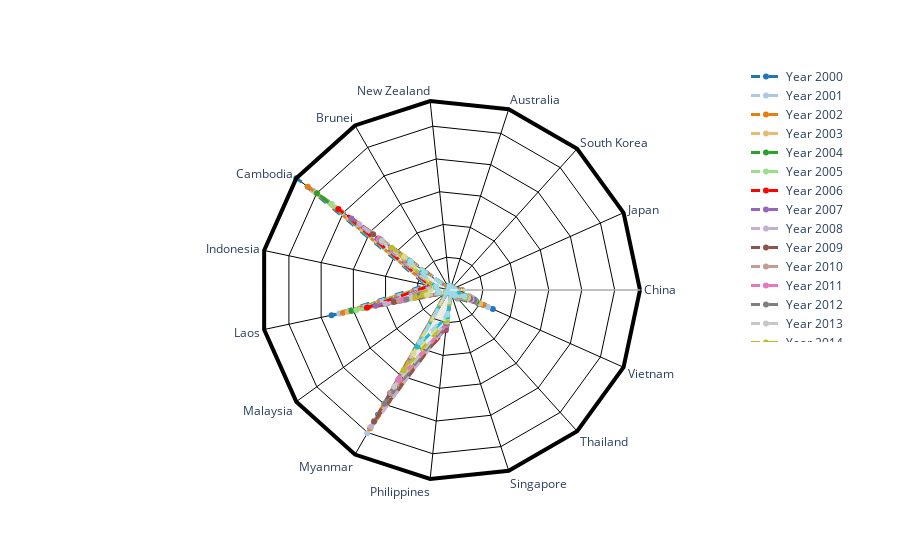

Notebook code cell kept with this figure:
### Code cell
radar_chart(df_CPP, "CPI")

### Figure 1 — Plotly figure (JSON) as saved in the notebook; plotly's stock layout.template omitted (floating-point values rounded to 4 significant figures)
{"data": [{"fill": "toself", "fillcolor": "rgba(0.12156862745098039, 0.4666666666666667, 0.7058823529411765, 0.01)", "line": {"color": "rgba(0.12156862745098039, 0.4666666666666667, 0.7058823529411765, 1.0)", "dash": "dash", "width": 3}, "name": "Year 2000", "r": [3.591, 0.9395, 0.9911, 0.5054, 1.113, 0.6762, 57.69, 7.417, 36.76, 1.708, 43.69, 10.04, 0.7684, 3.436, 14.24, 3.591], "theta": ["China", "Japan", "South Korea", "Australia", "New Zealand", "Brunei", "Cambodia", "Indonesia", "Laos", "Malaysia", "Myanmar", "Philippines", "Singapore", "Thailand", "Vietnam", "China"], "type": "scatterpolar"}, {"fill": "toself", "fillcolor": "rgba(0.6823529411764706, 0.7803921568627451, 0.9098039215686274, 0.01)", "line": {"color": "rgba(0.6823529411764706, 0.7803921568627451, 0.9098039215686274, 1.0)", "dash": "dash", "width": 3}, "name": "Year 2001", "r": [3.534, 0.9518, 0.9911, 0.5001, 1.056, 0.7219, 51.41, 6.718, 34.36, 1.637, 50.25, 10.56, 0.7684, 3.244, 12.63, 3.534], "theta": ["China", "Japan", "South Korea", "Australia", "New Zealand", "Brunei", "Cambodia", "Indonesia", "Laos", "Malaysia", "Myanmar", "Philippines", "Singapore", "Thailand", "Vietnam", "China"], "type": "scatterpolar"}, {"fill": "toself", "fillcolor": "rgba(0.9, 0.498, 0.054, 0.01)", "line": {"color": "rgba(0.9, 0.498, 0.054, 1.0)", "dash": "dash", "width": 3}, "name": "Year 2002", "r": [3.221, 0.9313, 0.9647, 0.4992, 1.066, 0.7597, 53.39, 6.592, 33.22, 1.655, 48.51, 10.8, 0.8108, 3.109, 11.08, 3.221], "theta": ["China", "Japan", "South Korea", "Australia", "New Zealand", "Brunei", "Cambodia", "Indonesia", "Laos", "Malaysia", "Myanmar", "Philippines", "Singapore", "Thailand", "Vietnam", "China"], "type": "scatterpolar"}, {"fill": "toself", "fillcolor": "rgba(0.9, 0.733, 0.47, 0.01)", "line": {"color": "rgba(0.9, 0.733, 0.47, 1.0)", "dash": "dash", "width": 3}, "name": "Year 2003", "r": [2.751, 0.9266, 0.9726, 0.4946, 1.03, 0.7366, 50.36, 6.484, 31.75, 1.463, 45.87, 11.03, 1.238, 2.959, 10.04, 2.751], "theta": ["China", "Japan", "South Korea", "Australia", "New Zealand", "Brunei", "Cambodia", "Indonesia", "Laos", "Malaysia", "Myanmar", "Philippines", "Singapore", "Thailand", "Vietnam", "China"], "type": "scatterpolar"}, {"fill": "toself", "fillcolor": "rgba(0.17254901960784313, 0.6274509803921569, 0.17254901960784313, 0.01)", "line": {"color": "rgba(0.17254901960784313, 0.6274509803921569, 0.17254901960784313, 1.0)", "dash": "dash", "width": 3}, "name": "Year 2004", "r": [2.405, 0.9311, 0.9441, 0.4834, 1.057, 0.6873, 49.92, 6.122, 30.58, 1.367, 36.48, 10.85, 1.368, 2.772, 8.814, 2.405], "theta": ["China", "Japan", "South Korea", "Australia", "New Zealand", "Brunei", "Cambodia", "Indonesia", "Laos", "Malaysia", "Myanmar", "Philippines", "Singapore", "Thailand", "Vietnam", "China"], "type": "scatterpolar"}, {"fill": "toself", "fillcolor": "rgba(0.596078431372549, 0.8745098039215686, 0.5411764705882353, 0.01)", "line": {"color": "rgba(0.596078431372549, 0.8745098039215686, 0.5411764705882353, 1.0)", "dash": "dash", "width": 3}, "name": "Year 2005", "r": [2.148, 0.9268, 0.9879, 0.4865, 1.025, 0.6988, 44.4, 6.141, 29.07, 1.317, 39.69, 10.98, 1.31, 2.717, 8.244, 2.148], "theta": ["China", "Japan", "South Korea", "Australia", "New Zealand", "Brunei", "Cambodia", "Indonesia", "Laos", "Malaysia", "Myanmar", "Philippines", "Singapore", "Thailand", "Vietnam", "China"], "type": "scatterpolar"}, {"fill": "toself", "fillcolor": "rgba(1.0, 0.596078431372549, 0.5882352941176471, 0.01)", "line": {"color": "rgba(1.0, 0.596078431372549, 0.5882352941176471, 1.0)", "dash": "dash", "width": 3}, "name": "Year 2006", "r": [1.955, 0.9444, 0.9782, 0.4871, 1.041, 0.7282, 41.89, 6.168, 25.77, 1.364, 36.13, 12.21, 1.333, 2.694, 7.951, 1.955], "theta": ["China", "Japan", "South Korea", "Australia", "New Zealand", "Brunei", "Cambodia", "Indonesia", "Laos", "Malaysia", "Myanmar", "Philippines", "Singapore", "Thailand", "Vietnam", "China"], "type": "scatterpolar"}, {"fill": "toself", "fillcolor": "rgba(0.5803921568627451, 0.403921568627451, 0.7411764705882353, 0.01)", "line": {"color": "rgba(0.5803921568627451, 0.403921568627451, 0.7411764705882353, 1.0)", "dash": "dash", "width": 3}, "name": "Year 2007", "r": [1.828, 0.919, 0.9261, 0.4868, 1.078, 0.4205, 36.99, 5.745, 23.09, 1.362, 36.32, 11.77, 1, 2.672, 7.906, 1.828], "theta": ["China", "Japan", "South Korea", "Australia", "New Zealand", "Brunei", "Cambodia", "Indonesia", "Laos", "Malaysia", "Myanmar", "Philippines", "Singapore", "Thailand", "Vietnam", "China"], "type": "scatterpolar"}, {"fill": "toself", "fillcolor": "rgba(0.7725490196078432, 0.6901960784313725, 0.8352941176470589, 0.01)", "line": {"color": "rgba(0.7725490196078432, 0.6901960784313725, 0.8352941176470589, 1.0)", "dash": "dash", "width": 3}, "name": "Year 2008", "r": [1.71, 0.972, 0.9061, 0.4908, 1.06, 0.3932, 34.02, 5.254, 20.04, 1.253, 47.98, 10.95, 1.233, 2.718, 7.091, 1.71], "theta": ["China", "Japan", "South Korea", "Australia", "New Zealand", "Brunei", "Cambodia", "Indonesia", "Laos", "Malaysia", "Myanmar", "Philippines", "Singapore", "Thailand", "Vietnam", "China"], "type": "scatterpolar"}, {"fill": "toself", "fillcolor": "rgba(0.5490196078431373, 0.33725490196078434, 0.29411764705882354, 0.01)", "line": {"color": "rgba(0.5490196078431373, 0.33725490196078434, 0.29411764705882354, 1.0)", "dash": "dash", "width": 3}, "name": "Year 2009", "r": [1.635, 1.03, 0.9074, 0.4964, 1.159, 0.4618, 28.83, 4.974, 17.42, 1.312, 46.14, 11.26, 0.7899, 2.561, 6.606, 1.635], "theta": ["China", "Japan", "South Korea", "Australia", "New Zealand", "Brunei", "Cambodia", "Indonesia", "Laos", "Malaysia", "Myanmar", "Philippines", "Singapore", "Thailand", "Vietnam", "China"], "type": "scatterpolar"}, {"fill": "toself", "fillcolor": "rgba(0.7686274509803922, 0.611764705882353, 0.5803921568627451, 0.01)", "line": {"color": "rgba(0.7686274509803922, 0.611764705882353, 0.5803921568627451, 1.0)", "dash": "dash", "width": 3}, "name": "Year 2010", "r": [1.501, 0.9863, 0.8158, 0.508, 1.164, 0.4493, 26.48, 5.265, 15.8, 1.214, 36.12, 10.56, 0.8205, 2.442, 6.021, 1.501], "theta": ["China", "Japan", "South Korea", "Australia", "New Zealand", "Brunei", "Cambodia", "Indonesia", "Laos", "Malaysia", "Myanmar", "Philippines", "Singapore", "Thailand", "Vietnam", "China"], "type": "scatterpolar"}, {"fill": "toself", "fillcolor": "rgba(0.8901960784313725, 0.4666666666666667, 0.7607843137254902, 0.01)", "line": {"color": "rgba(0.8901960784313725, 0.4666666666666667, 0.7607843137254902, 1.0)", "dash": "dash", "width": 3}, "name": "Year 2011", "r": [1.366, 0.9469, 0.7884, 0.5195, 1.2, 0.3843, 26.52, 4.495, 14.6, 1.228, 31.49, 10.64, 1.05, 2.479, 5.705, 1.366], "theta": ["China", "Japan", "South Korea", "Australia", "New Zealand", "Brunei", "Cambodia", "Indonesia", "Laos", "Malaysia", "Myanmar", "Philippines", "Singapore", "Thailand", "Vietnam", "China"], "type": "scatterpolar"}, {"fill": "toself", "fillcolor": "rgba(0.4980392156862745, 0.4980392156862745, 0.4980392156862745, 0.01)", "line": {"color": "rgba(0.4980392156862745, 0.4980392156862745, 0.4980392156862745, 1.0)", "dash": "dash", "width": 3}, "name": "Year 2012", "r": [1.339, 0.9164, 0.7994, 0.5244, 1.157, 0.3917, 25.77, 4.398, 13.51, 1.255, 39.84, 10.25, 1.002, 2.339, 6.171, 1.339], "theta": ["China", "Japan", "South Korea", "Australia", "New Zealand", "Brunei", "Cambodia", "Indonesia", "Laos", "Malaysia", "Myanmar", "Philippines", "Singapore", "Thailand", "Vietnam", "China"], "type": "scatterpolar"}, {"fill": "toself", "fillcolor": "rgba(0.7803921568627451, 0.7803921568627451, 0.7803921568627451, 0.01)", "line": {"color": "rgba(0.7803921568627451, 0.7803921568627451, 0.7803921568627451, 1.0)", "dash": "dash", "width": 3}, "name": "Year 2013", "r": [1.324, 0.9092, 0.7931, 0.5444, 1.193, 0.494, 25.59, 5.184, 11.82, 1.172, 33.9, 9.61, 0.9065, 2.235, 6.023, 1.324], "theta": ["China", "Japan", "South Korea", "Australia", "New Zealand", "Brunei", "Cambodia", "Indonesia", "Laos", "Malaysia", "Myanmar", "Philippines", "Singapore", "Thailand", "Vietnam", "China"], "type": "scatterpolar"}, {"fill": "toself", "fillcolor": "rgba(0.7372549019607844, 0.7411764705882353, 0.13333333333333333, 0.01)", "line": {"color": "rgba(0.7372549019607844, 0.7411764705882353, 0.13333333333333333, 1.0)", "dash": "dash", "width": 3}, "name": "Year 2014", "r": [1.328, 0.9442, 0.804, 0.5591, 1.195, 0.4278, 21.87, 5.147, 10.8, 1.154, 28.17, 9.183, 0.9098, 2.294, 5.342, 1.328], "theta": ["China", "Japan", "South Korea", "Australia", "New Zealand", "Brunei", "Cambodia", "Indonesia", "Laos", "Malaysia", "Myanmar", "Philippines", "Singapore", "Thailand", "Vietnam", "China"], "type": "scatterpolar"}, {"fill": "toself", "fillcolor": "rgba(0.8588235294117647, 0.8588235294117647, 0.5529411764705883, 0.01)", "line": {"color": "rgba(0.8588235294117647, 0.8588235294117647, 0.5529411764705883, 1.0)", "dash": "dash", "width": 3}, "name": "Year 2015", "r": [1.349, 0.974, 0.7955, 0.554, 1.2, 0.556, 17.13, 4.638, 7.131, 1.209, 22.15, 8.325, 0.8487, 2.276, 4.789, 1.349], "theta": ["China", "Japan", "South Korea", "Australia", "New Zealand", "Brunei", "Cambodia", "Indonesia", "Laos", "Malaysia", "Myanmar", "Philippines", "Singapore", "Thailand", "Vietnam", "China"], "type": "scatterpolar"}, {"fill": "toself", "fillcolor": "rgba(0.09019607843137255, 0.7450980392156863, 0.8117647058823529, 0.01)", "line": {"color": "rgba(0.09019607843137255, 0.7450980392156863, 0.8117647058823529, 1.0)", "dash": "dash", "width": 3}, "name": "Year 2016", "r": [1.358, 0.987, 0.7689, 0.5472, 1.267, 0.5185, 15.1, 4.347, 3.642, 1.159, 19.82, 8.101, 1, 2.292, 4.754, 1.358], "theta": ["China", "Japan", "South Korea", "Australia", "New Zealand", "Brunei", "Cambodia", "Indonesia", "Laos", "Malaysia", "Myanmar", "Philippines", "Singapore", "Thailand", "Vietnam", "China"], "type": "scatterpolar"}, {"fill": "toself", "fillcolor": "rgba(0.6196078431372549, 0.8549019607843137, 0.8980392156862745, 0.01)", "line": {"color": "rgba(0.6196078431372549, 0.8549019607843137, 0.8980392156862745, 1.0)", "dash": "dash", "width": 3}, "name": "Year 2017", "r": [1.346, 1, 0.7432, 0.5493, 1.216, 0.5208, 14.87, 4.222, 3.556, 1.177, 18.28, 7.478, 1, 2.262, 4.77, 1.346], "theta": ["China", "Japan", "South Korea", "Australia", "New Zealand", "Brunei", "Cambodia", "Indonesia", "Laos", "Malaysia", "Myanmar", "Philippines", "Singapore", "Thailand", "Vietnam", "China"], "type": "scatterpolar"}], "layout": {"legend": {"x": 0.9, "y": 1.1}, "plot_bgcolor": "rgba(0,0,0,0)", "polar": {"angularaxis": {"gridcolor": "black", "linecolor": "black", "linewidth": 4}, "bgcolor": "rgba(0,0,0,0)", "gridshape": "linear", "radialaxis": {"gridcolor": "black", "range": [0, 57.69], "showticklabels": false, "visible": true}}, "showlegend": true}}
